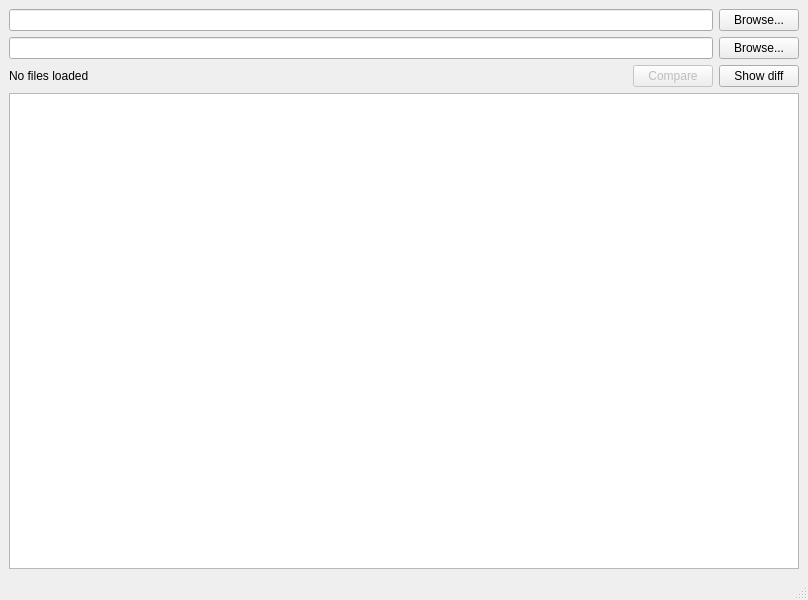
<?xml version="1.0" encoding="UTF-8"?>
<ui version="4.0">
 <class>MainWindow</class>
 <widget class="QMainWindow" name="MainWindow">
  <property name="geometry">
   <rect>
    <x>0</x>
    <y>0</y>
    <width>808</width>
    <height>600</height>
   </rect>
  </property>
  <property name="minimumSize">
   <size>
    <width>800</width>
    <height>600</height>
   </size>
  </property>
  <property name="windowTitle">
   <string>Filediff</string>
  </property>
  <widget class="QWidget" name="centralwidget">
   <layout class="QVBoxLayout" name="verticalLayout_3">
    <item>
     <layout class="QHBoxLayout" name="horizontalLayout">
      <item>
       <layout class="QVBoxLayout" name="verticalLayout">
        <item>
         <widget class="QLineEdit" name="fileInput1">
          <property name="readOnly">
           <bool>false</bool>
          </property>
         </widget>
        </item>
        <item>
         <widget class="QLineEdit" name="fileInput2">
          <property name="readOnly">
           <bool>false</bool>
          </property>
         </widget>
        </item>
       </layout>
      </item>
      <item>
       <layout class="QVBoxLayout" name="verticalLayout_2">
        <item>
         <widget class="QPushButton" name="browseButton1">
          <property name="text">
           <string>Browse...</string>
          </property>
         </widget>
        </item>
        <item>
         <widget class="QPushButton" name="browseButton2">
          <property name="text">
           <string>Browse...</string>
          </property>
         </widget>
        </item>
       </layout>
      </item>
     </layout>
    </item>
    <item>
     <layout class="QHBoxLayout" name="horizontalLayout_2">
      <item>
       <widget class="QLabel" name="infoLabel">
        <property name="text">
         <string>No files loaded</string>
        </property>
       </widget>
      </item>
      <item>
       <spacer name="horizontalSpacer">
        <property name="orientation">
         <enum>Qt::Orientation::Horizontal</enum>
        </property>
        <property name="sizeHint" stdset="0">
         <size>
          <width>40</width>
          <height>20</height>
         </size>
        </property>
       </spacer>
      </item>
      <item>
       <widget class="QPushButton" name="compareButton">
        <property name="enabled">
         <bool>false</bool>
        </property>
        <property name="text">
         <string>Compare</string>
        </property>
       </widget>
      </item>
      <item>
       <widget class="QPushButton" name="diffButton">
        <property name="text">
         <string>Show diff</string>
        </property>
       </widget>
      </item>
     </layout>
    </item>
    <item>
     <widget class="QTextBrowser" name="textBrowser"/>
    </item>
   </layout>
  </widget>
  <widget class="QMenuBar" name="menubar">
   <property name="geometry">
    <rect>
     <x>0</x>
     <y>0</y>
     <width>808</width>
     <height>24</height>
    </rect>
   </property>
  </widget>
  <widget class="QStatusBar" name="statusbar"/>
 </widget>
 <resources/>
 <connections/>
</ui>
